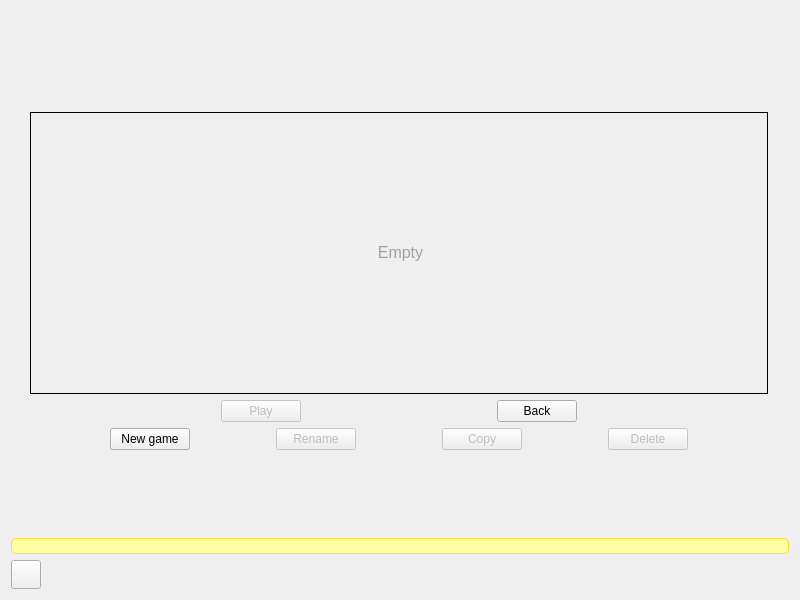
<?xml version="1.0" encoding="UTF-8"?>
<ui version="4.0">
 <class>SoloWindow</class>
 <widget class="QMainWindow" name="SoloWindow">
  <property name="geometry">
   <rect>
    <x>0</x>
    <y>0</y>
    <width>800</width>
    <height>600</height>
   </rect>
  </property>
  <property name="minimumSize">
   <size>
    <width>800</width>
    <height>600</height>
   </size>
  </property>
  <property name="maximumSize">
   <size>
    <width>800</width>
    <height>600</height>
   </size>
  </property>
  <property name="windowTitle">
   <string notr="true">CatchChallenger</string>
  </property>
  <property name="windowIcon">
   <iconset resource="../resources/client-resources.qrc">
    <normaloff>:/CC/images/catchchallenger.png</normaloff>:/CC/images/catchchallenger.png</iconset>
  </property>
  <widget class="QWidget" name="centralWidget">
   <layout class="QHBoxLayout" name="horizontalLayout">
    <property name="spacing">
     <number>0</number>
    </property>
    <property name="leftMargin">
     <number>0</number>
    </property>
    <property name="topMargin">
     <number>0</number>
    </property>
    <property name="rightMargin">
     <number>0</number>
    </property>
    <property name="bottomMargin">
     <number>0</number>
    </property>
    <item>
     <widget class="QStackedWidget" name="stackedWidget">
      <property name="currentIndex">
       <number>0</number>
      </property>
      <widget class="QWidget" name="page">
       <layout class="QVBoxLayout" name="verticalLayout_2">
        <item>
         <widget class="QLabel" name="version">
          <property name="styleSheet">
           <string notr="true">color: rgb(120, 120, 120);</string>
          </property>
         </widget>
        </item>
        <item>
         <spacer name="verticalSpacer_4">
          <property name="orientation">
           <enum>Qt::Vertical</enum>
          </property>
          <property name="sizeHint" stdset="0">
           <size>
            <width>20</width>
            <height>99</height>
           </size>
          </property>
         </spacer>
        </item>
        <item>
         <layout class="QHBoxLayout" name="horizontalLayout_login_1">
          <item>
           <spacer name="horizontalSpacer_login_8">
            <property name="orientation">
             <enum>Qt::Horizontal</enum>
            </property>
            <property name="sizeHint" stdset="0">
             <size>
              <width>40</width>
              <height>20</height>
             </size>
            </property>
           </spacer>
          </item>
          <item>
           <widget class="QFrame" name="frame_login_2">
            <property name="minimumSize">
             <size>
              <width>777</width>
              <height>379</height>
             </size>
            </property>
            <property name="maximumSize">
             <size>
              <width>777</width>
              <height>379</height>
             </size>
            </property>
            <layout class="QHBoxLayout" name="horizontalLayout_6">
             <property name="spacing">
              <number>0</number>
             </property>
             <property name="leftMargin">
              <number>0</number>
             </property>
             <property name="topMargin">
              <number>0</number>
             </property>
             <property name="rightMargin">
              <number>0</number>
             </property>
             <property name="bottomMargin">
              <number>0</number>
             </property>
             <item>
              <widget class="QFrame" name="frame_login">
               <property name="minimumSize">
                <size>
                 <width>760</width>
                 <height>360</height>
                </size>
               </property>
               <property name="maximumSize">
                <size>
                 <width>760</width>
                 <height>360</height>
                </size>
               </property>
               <property name="frameShape">
                <enum>QFrame::NoFrame</enum>
               </property>
               <property name="frameShadow">
                <enum>QFrame::Raised</enum>
               </property>
               <layout class="QVBoxLayout" name="verticalLayout">
                <item>
                 <widget class="QScrollArea" name="scrollArea">
                  <property name="styleSheet">
                   <string notr="true">QScrollArea {
	background-image: url(:/CC/images/light-white.png);
border: 1px solid #000;
}
QLabel { padding:2px; }</string>
                  </property>
                  <property name="widgetResizable">
                   <bool>true</bool>
                  </property>
                  <widget class="QWidget" name="scrollAreaWidgetContents">
                   <property name="geometry">
                    <rect>
                     <x>0</x>
                     <y>0</y>
                     <width>746</width>
                     <height>268</height>
                    </rect>
                   </property>
                   <layout class="QVBoxLayout" name="verticalLayout_5">
                    <item>
                     <widget class="QLabel" name="savegameEmpty">
                      <property name="text">
                       <string>&lt;html&gt;&lt;head/&gt;&lt;body&gt;&lt;p align=&quot;center&quot;&gt;&lt;span style=&quot; font-size:12pt; color:#a0a0a0;&quot;&gt;Empty&lt;/span&gt;&lt;/p&gt;&lt;/body&gt;&lt;/html&gt;</string>
                      </property>
                      <property name="textFormat">
                       <enum>Qt::RichText</enum>
                      </property>
                     </widget>
                    </item>
                   </layout>
                  </widget>
                 </widget>
                </item>
                <item>
                 <layout class="QHBoxLayout" name="horizontalLayout_main">
                  <item>
                   <spacer name="horizontalSpacer_11">
                    <property name="orientation">
                     <enum>Qt::Horizontal</enum>
                    </property>
                    <property name="sizeHint" stdset="0">
                     <size>
                      <width>40</width>
                      <height>20</height>
                     </size>
                    </property>
                   </spacer>
                  </item>
                  <item>
                   <widget class="QPushButton" name="SaveGame_Play">
                    <property name="enabled">
                     <bool>false</bool>
                    </property>
                    <property name="text">
                     <string>Play</string>
                    </property>
                   </widget>
                  </item>
                  <item>
                   <spacer name="horizontalSpacer_Back">
                    <property name="orientation">
                     <enum>Qt::Horizontal</enum>
                    </property>
                    <property name="sizeHint" stdset="0">
                     <size>
                      <width>40</width>
                      <height>20</height>
                     </size>
                    </property>
                   </spacer>
                  </item>
                  <item>
                   <widget class="QPushButton" name="SaveGame_Back">
                    <property name="text">
                     <string>Back</string>
                    </property>
                   </widget>
                  </item>
                  <item>
                   <spacer name="horizontalSpacer_12">
                    <property name="orientation">
                     <enum>Qt::Horizontal</enum>
                    </property>
                    <property name="sizeHint" stdset="0">
                     <size>
                      <width>40</width>
                      <height>20</height>
                     </size>
                    </property>
                   </spacer>
                  </item>
                 </layout>
                </item>
                <item>
                 <layout class="QHBoxLayout" name="horizontalLayout_sub">
                  <item>
                   <spacer name="horizontalSpacer_login_3">
                    <property name="orientation">
                     <enum>Qt::Horizontal</enum>
                    </property>
                    <property name="sizeHint" stdset="0">
                     <size>
                      <width>40</width>
                      <height>20</height>
                     </size>
                    </property>
                   </spacer>
                  </item>
                  <item>
                   <widget class="QPushButton" name="SaveGame_New">
                    <property name="text">
                     <string>New game</string>
                    </property>
                   </widget>
                  </item>
                  <item>
                   <spacer name="horizontalSpacer_login_5">
                    <property name="orientation">
                     <enum>Qt::Horizontal</enum>
                    </property>
                    <property name="sizeHint" stdset="0">
                     <size>
                      <width>40</width>
                      <height>20</height>
                     </size>
                    </property>
                   </spacer>
                  </item>
                  <item>
                   <widget class="QPushButton" name="SaveGame_Rename">
                    <property name="enabled">
                     <bool>false</bool>
                    </property>
                    <property name="text">
                     <string>Rename</string>
                    </property>
                   </widget>
                  </item>
                  <item>
                   <spacer name="horizontalSpacer">
                    <property name="orientation">
                     <enum>Qt::Horizontal</enum>
                    </property>
                    <property name="sizeHint" stdset="0">
                     <size>
                      <width>40</width>
                      <height>20</height>
                     </size>
                    </property>
                   </spacer>
                  </item>
                  <item>
                   <widget class="QPushButton" name="SaveGame_Copy">
                    <property name="enabled">
                     <bool>false</bool>
                    </property>
                    <property name="text">
                     <string>Copy</string>
                    </property>
                   </widget>
                  </item>
                  <item>
                   <spacer name="horizontalSpacer_login_6">
                    <property name="orientation">
                     <enum>Qt::Horizontal</enum>
                    </property>
                    <property name="sizeHint" stdset="0">
                     <size>
                      <width>40</width>
                      <height>20</height>
                     </size>
                    </property>
                   </spacer>
                  </item>
                  <item>
                   <widget class="QPushButton" name="SaveGame_Delete">
                    <property name="enabled">
                     <bool>false</bool>
                    </property>
                    <property name="text">
                     <string>Delete</string>
                    </property>
                   </widget>
                  </item>
                  <item>
                   <spacer name="horizontalSpacer_login_4">
                    <property name="orientation">
                     <enum>Qt::Horizontal</enum>
                    </property>
                    <property name="sizeHint" stdset="0">
                     <size>
                      <width>40</width>
                      <height>20</height>
                     </size>
                    </property>
                   </spacer>
                  </item>
                 </layout>
                </item>
               </layout>
              </widget>
             </item>
            </layout>
           </widget>
          </item>
          <item>
           <spacer name="horizontalSpacer_login_9">
            <property name="orientation">
             <enum>Qt::Horizontal</enum>
            </property>
            <property name="sizeHint" stdset="0">
             <size>
              <width>40</width>
              <height>20</height>
             </size>
            </property>
           </spacer>
          </item>
         </layout>
        </item>
        <item>
         <spacer name="verticalSpacer_5">
          <property name="orientation">
           <enum>Qt::Vertical</enum>
          </property>
          <property name="sizeHint" stdset="0">
           <size>
            <width>20</width>
            <height>98</height>
           </size>
          </property>
         </spacer>
        </item>
        <item>
         <widget class="QLabel" name="update">
          <property name="styleSheet">
           <string notr="true">background-color: rgb(255, 255, 163);
border: 1px solid rgb(255, 221, 50);
border-radius:5px;</string>
          </property>
          <property name="openExternalLinks">
           <bool>true</bool>
          </property>
         </widget>
        </item>
        <item>
         <layout class="QHBoxLayout" name="horizontalLayout_2">
          <item>
           <widget class="QToolButton" name="languages">
            <property name="icon">
             <iconset resource="../resources/client-resources.qrc">
              <normaloff>:/CC/images/interface/languages.png</normaloff>:/CC/images/interface/languages.png</iconset>
            </property>
            <property name="iconSize">
             <size>
              <width>22</width>
              <height>22</height>
             </size>
            </property>
           </widget>
          </item>
          <item>
           <spacer name="horizontalSpacer_2">
            <property name="orientation">
             <enum>Qt::Horizontal</enum>
            </property>
            <property name="sizeHint" stdset="0">
             <size>
              <width>40</width>
              <height>20</height>
             </size>
            </property>
           </spacer>
          </item>
         </layout>
        </item>
       </layout>
      </widget>
     </widget>
    </item>
   </layout>
  </widget>
 </widget>
 <layoutdefault spacing="6" margin="11"/>
 <resources>
  <include location="../resources/client-resources.qrc"/>
 </resources>
 <connections/>
</ui>
